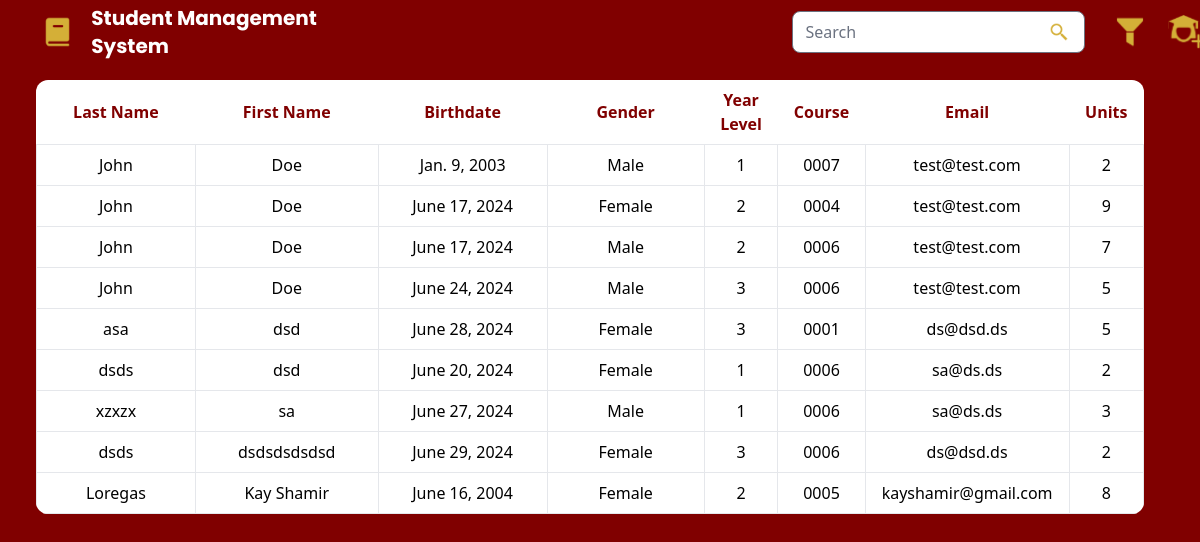
The page / on the database its author committed.
### student/models.py (models this page shows, shortened)
class Student(models.Model):
    student_lastname = models.CharField(max_length=50)
    student_firstname = models.CharField(max_length=50)
    student_gender = models.CharField(max_length=10)
    student_yearlevel = models.IntegerField()
    student_course = models.CharField(max_length=255)
    student_email = models.EmailField()
    student_units = models.IntegerField()
    student_birthdate = models.DateField()

### student/views.py (the view)
# urls.py: path('', views.index, name='index'),  # 'index' as the main page
def index(request):
    search_query = request.GET.get("search", "")
    course_filter = request.GET.get("course", "")  # Get the course filter parameter
    if search_query:
        students = Student.objects.filter(
            Q(id__icontains=search_query)  # Assuming 'id' is the primary key
            | Q(student_firstname__icontains=search_query)
            | Q(student_lastname__icontains=search_query)
            | Q(student_email__icontains=search_query)
        )
    elif course_filter:  # Check if course filter is applied
        students = Student.objects.filter(student_course=course_filter)
    else:
        students = Student.objects.all()
    form = StudentForm()
    return render(request, 'index.html', {'form': form, 'students': students})

### student/forms.py
class StudentForm(forms.ModelForm):
    class Meta:
        model = Student
        fields = ['student_lastname', 'student_firstname', 'student_gender', 'student_yearlevel', 'student_course', 'student_email', 'student_units', 'student_birthdate']

### student/templates/index.html (shortened to what this page needs)
{% load static %}
<!DOCTYPE html>
<html lang="en">
<head>
    <link href="https://cdn.jsdelivr.net/npm/tailwindcss@2.2.19/dist/tailwind.min.css" rel="stylesheet">
    <script src="https://cdn.tailwindcss.com?plugins=forms,typography,aspect-ratio,line-clamp,container-queries"></script>
</head>
<body class="bg-maroon mb-1" style="height:min-content;">
    <div class="flex items-center ml-10">
        <a href="{% url 'index' %}">
            <img src="{% static 'images/Book.svg' %}" alt="Book Image" class="h-16" style="width: 40px;">
        </a>
        <p class="text-white ml-4 text-xl font-bold font-poppins mr-20">Student Management System</p>
        <div class="relative flex items-center pl-80" style="margin-left: 30px;">
            <form method="GET" action="{% url 'index' %}" class="flex items-center">
                <input type="text" name="search" placeholder="Search" class="pr-12 py-2 rounded-lg">
                <button type="submit">
                    <span class="absolute inset-y-0 right-0 flex items-center pr-4">
                        <img src="{% static 'images/Group 103.svg' %}" alt="Search" class="h-5 w-5">
                    </span>
                </button>
            </form>
        </div>
        <button class="filter_course">
            <img src="{% static 'images/Filter.svg' %}" alt="Filter" class="h-9 ml-2" style="margin-left: 30px; width: 30px;">
        </button>
        <button class="add_student">
            <img src="{% static 'images/Group 102add.svg' %}" alt="Group" class="h-9" style="margin-left: 30px; width: 40px;">
        </button>
    </div>
    <div class="h-screen bg-maroon p-4 rounded-xl sticky top-0 w-11/12 ml-5 mr-5 mb-8" style="width: 95%;">
        <div class="overflow-auto rounded-xl max-w-full">
            {% if students %}
            <table class="min-w-full bg-white table-fixed border-collapse">
                <thead class="text-maroon">
                    <tr>
                        <th class="w-1/4 px-4 py-2 text-center">Last Name</th>
                        <th class="w-1/4 px-4 py-2 text-center">First Name</th>
                        <th class="w-1/4 px-4 py-2 text-center">Birthdate</th>
                        <th class="w-1/4 px-4 py-2 text-center">Gender</th>
                        <th class="w-1/2 px-4 py-2 text-center">Year Level</th>
                        <th class="w-1/3 px-4 py-2 text-center">Course</th>
                        <th class="w-1/5 px-4 py-2 text-center">Email</th>
                        <th class="w-1/3 px-4 py-2 text-center">Units</th>
                    </tr>
                </thead>
                <tbody>
                    {% for student in students %}
                    <tr>
                        <td class="border px-4 py-2 text-center">{{ student.student_lastname }}</td>
                        <td class="border px-4 py-2 text-center">{{ student.student_firstname }}</td>
                        <td class="border px-4 py-2 text-center">{{ student.student_birthdate }}</td>
                        <td class="border px-4 py-2 text-center">{{ student.student_gender }}</td>
                        <td class="border px-4 py-2 text-center">{{ student.student_yearlevel }}</td>
                        <td class="border px-4 py-2 text-center">{{ student.student_course }}</td>
                        <td class="border px-4 py-2 text-center">{{ student.student_email }}</td>
                        <td class="border px-4 py-2 text-center">{{ student.student_units }}</td>
                    </tr>
                    {% endfor %}
                </tbody>
            </table>
            {% else %}
            <div class="text-white text-center py-8">
                <p>No student records found.</p>
            </div>
            {% endif %}
        </div>
    </div>
</body>
</html>

### rows shown on the page
Student: student_lastname "John", student_firstname "Doe", student_birthdate "Jan. 9, 2003", student_gender "Male", student_yearlevel "1", student_course "0007", student_email "test@test.com", student_units "2"
Student: student_lastname "John", student_firstname "Doe", student_birthdate "June 17, 2024", student_gender "Female", student_yearlevel "2", student_course "0004", student_email "test@test.com", student_units "9"
Student: student_lastname "John", student_firstname "Doe", student_birthdate "June 17, 2024", student_gender "Male", student_yearlevel "2", student_course "0006", student_email "test@test.com", student_units "7"
Student: student_lastname "John", student_firstname "Doe", student_birthdate "June 24, 2024", student_gender "Male", student_yearlevel "3", student_course "0006", student_email "test@test.com", student_units "5"
Student: student_lastname "asa", student_firstname "dsd", student_birthdate "June 28, 2024", student_gender "Female", student_yearlevel "3", student_course "0001", student_email "ds@dsd.ds", student_units "5"
Student: student_lastname "dsds", student_firstname "dsd", student_birthdate "June 20, 2024", student_gender "Female", student_yearlevel "1", student_course "0006", student_email "sa@ds.ds", student_units "2"
Student: student_lastname "xzxzx", student_firstname "sa", student_birthdate "June 27, 2024", student_gender "Male", student_yearlevel "1", student_course "0006", student_email "sa@ds.ds", student_units "3"
Student: student_lastname "dsds", student_firstname "dsdsdsdsdsd", student_birthdate "June 29, 2024", student_gender "Female", student_yearlevel "3", student_course "0006", student_email "ds@dsd.ds", student_units "2"
Student: student_lastname "Loregas", student_firstname "Kay Shamir", student_birthdate "June 16, 2004", student_gender "Female", student_yearlevel "2", student_course "0005", student_email "kayshamir@gmail.com", student_units "8"
